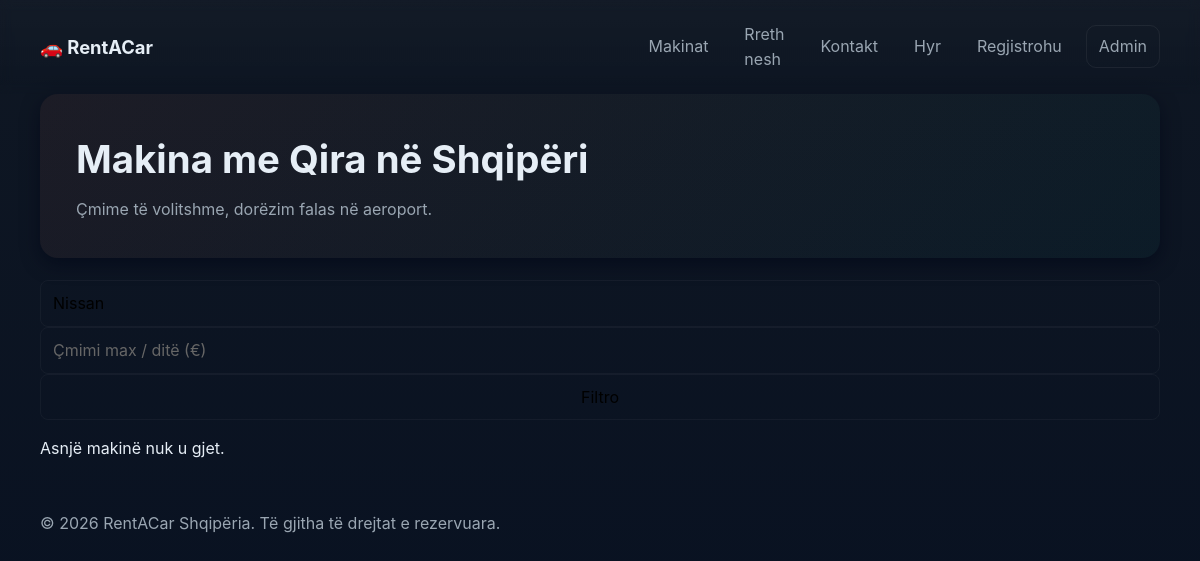
The app's page /index.php?brand=Nissan, older data.
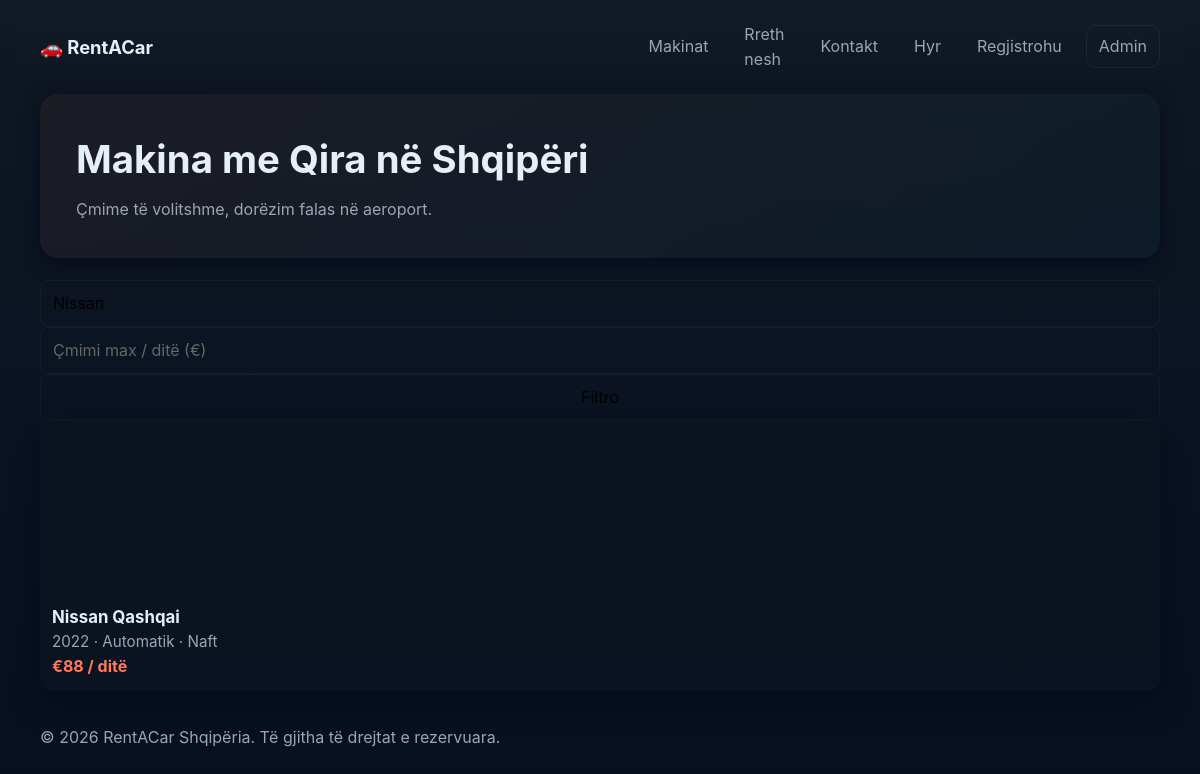
The same page, newer data.
### tables this page shows
CREATE TABLE cars (
    id INT AUTO_INCREMENT PRIMARY KEY,
    brand VARCHAR(80) NOT NULL,
    model VARCHAR(80) NOT NULL,
    year INT NOT NULL,
    transmission ENUM('Manual','Automatik') NOT NULL DEFAULT 'Manual',
    fuel ENUM('Benzine','Naft','Hybrid','Elektrik') NOT NULL DEFAULT 'Benzine',
    seats INT NOT NULL DEFAULT 5,
    price_per_day DECIMAL(8,2) NOT NULL,
    image VARCHAR(255) DEFAULT NULL,
    description TEXT,
    available TINYINT(1) NOT NULL DEFAULT 1,
    created_at TIMESTAMP DEFAULT CURRENT_TIMESTAMP
);

### index.php (the view, shortened to what this page needs)
<?php
require __DIR__.'/db.php';
$brand = trim($_GET['brand'] ?? '');
$maxPrice = $_GET['max_price'] ?? '';
$sql = "SELECT * FROM cars WHERE available=1";
$params = [];
if ($brand !== '') { $sql .= " AND brand LIKE ?"; $params[] = "%$brand%"; }
$sql .= " ORDER BY created_at DESC";
$stmt = $pdo->prepare($sql);
$stmt->execute($params);
$cars = $stmt->fetchAll();
include __DIR__.'/header.php';
?>
<section class="hero">
  <h1>Makina me Qira në Shqipëri</h1>
  <p>Çmime të volitshme, dorëzim falas në aeroport.</p>
</section>
<form class="filters" method="get">
  <input type="text" name="brand" placeholder="Marka (BMW, Audi...)" value="<?= htmlspecialchars($brand) ?>">
  <input type="number" name="max_price" placeholder="Çmimi max / ditë (€)" value="<?= htmlspecialchars($maxPrice) ?>">
  <button class="btn" type="submit">Filtro</button>
</form>
<?php if (empty($cars)): ?>
  <p>Asnjë makinë nuk u gjet.</p>
<?php else: ?>
<div class="cars-grid">
  <?php foreach ($cars as $c): ?>
    <a class="car-card" href="car.php?id=<?= $c['id'] ?>" style="text-decoration:none;color:inherit">
      <div class="img" <?php if($c['image']): ?>
        <?php if (preg_match('#^https?://#i', $c['image'])): ?>
          style="background-image:url('<?= htmlspecialchars($c['image']) ?>')"
        <?php else: ?>
          style="background-image:url('uploads/<?= htmlspecialchars($c['image']) ?>')"
        <?php endif; ?>
      <?php endif; ?>></div>
      <div class="body">
        <h3><?= htmlspecialchars($c['brand'].' '.$c['model']) ?></h3>
        <div class="meta"><?= $c['year'] ?> · <?= htmlspecialchars($c['transmission']) ?> · <?= htmlspecialchars($c['fuel']) ?></div>
        <div class="price">€<?= number_format($c['price_per_day'],0) ?><span> / ditë</span></div>
      </div>
    </a>
  <?php endforeach; ?>
</div>
<?php endif; ?>
<?php include __DIR__.'/footer.php'; ?>

Row changes from the older to the newer data that the page shows:
added cars: brand+model "Nissan Qashqai", year "2022", transmission "Automatik", fuel "Naft", price_per_day "88"
Text that changed along with them:
text no longer shown: "Asnjë makinë nuk u gjet."
